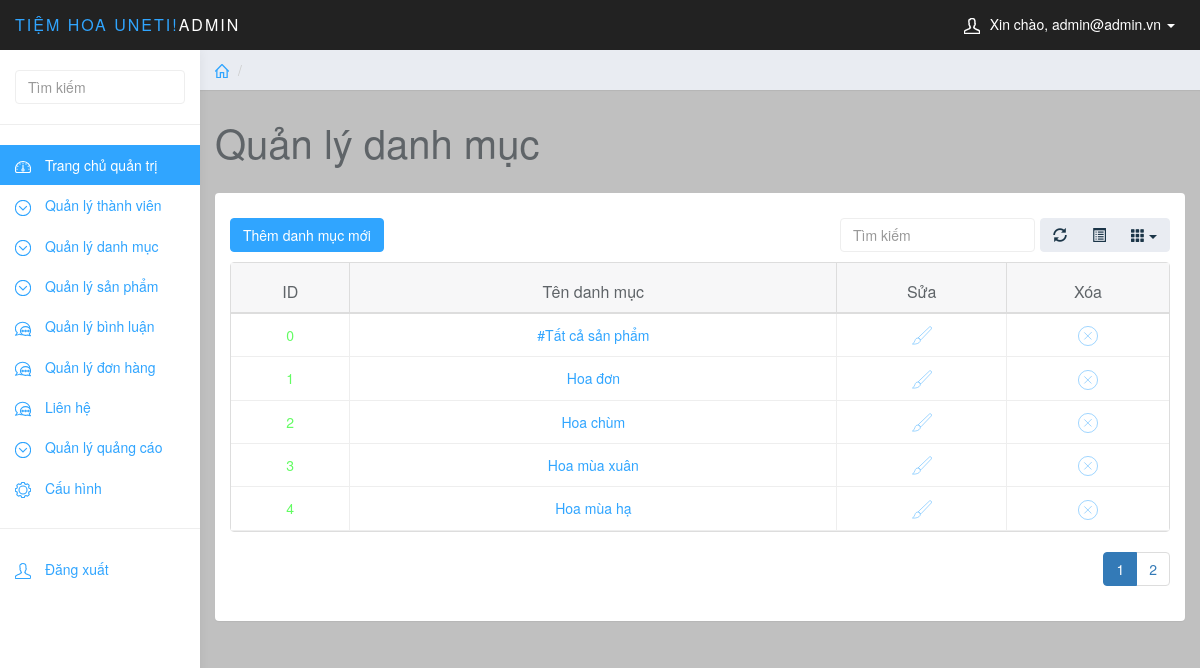
The app's page /quantri/quantri.php?page_layout=danhsachdm (signed in) with its own data.
### tables this page shows
CREATE TABLE `dmsanpham` (
  `id_dm` int(10) NOT NULL,
  `ten_dm` varchar(255) NOT NULL
);

### quantri/chucnang/danhmuc/danhsachdm.php (the view, shortened to what this page needs)
<?php
    if(isset($_GET['page'])){
        $page=$_GET['page'];
    }else{
        $page=1;
    }
    $rowPerPage=5;
    $perPage=$page*$rowPerPage-$rowPerPage;
    $sql="SELECT * FROM dmsanpham ORDER BY id_dm ASC LIMIT $perPage,$rowPerPage";
    $query = mysqli_query($conn,$sql);
    $totalRows=mysqli_num_rows(mysqli_query($conn,"SELECT * FROM dmsanpham"));
    $totalPage=ceil($totalRows/$rowPerPage);
    $listPage="";
    for($i=1;$i<=$totalPage;$i++)
    {
        if($page==$i){
            $listPage.='<li class="active"><a href="quantri.php?page_layout=danhsachdm&page='.$i.'">'.$i.'</a></li>';
        }else{
            $listPage.='<li><a href="quantri.php?page_layout=danhsachdm&page='.$i.'">'.$i.'</a></li>';
        }
    }
?>
<div class="row">
    <ol class="breadcrumb">
        <li><a href="#"><svg class="glyph stroked home"><use xlink:href="#stroked-home"></use></svg></a></li>
        <li class="active"></li>
    </ol>
</div>
<div class="row">
    <div class="col-lg-12">
        <h1 class="page-header">Quản lý danh mục</h1>
    </div>
</div>
<div class="row">
    <div class="col-lg-12">
        <div class="panel panel-default">
            <div class="panel-body" style="position: relative;">
                <a href="quantri.php?page_layout=themdm" class="btn btn-primary" style="margin: 10px 0 20px 0; position: absolute;">Thêm danh mục mới</a>
                <table data-toggle="table" data-show-refresh="true" data-show-toggle="true" data-show-columns="true" data-search="true" data-select-item-name="toolbar1" data-sort-name="name" data-sort-order="desc">
                    <thead>
                        <tr>
                            <th data-sortable="true">ID</th>
                            <th data-sortable="true">Tên danh mục</th>
                            <th data-sortable="true">Sửa</th>
                            <th data-sortable="true">Xóa</th>
                        </tr>
                    </thead>
                    <tbody>
                        <?php
                            while($row= mysqli_fetch_array($query)) {
                        ?>
                        <tr>
                            <td data-checkbox="true"><?php echo $row['id_dm']; ?></td>
                            <td data-checkbox="true"><a href="quantri.php?page_layout=suadm&id_dm=<?php echo $row['id_dm']; ?>"><?php echo $row['ten_dm']; ?></a></td>
                            <td>
                                <a href="quantri.php?page_layout=suadm&id_dm=<?php echo $row['id_dm']; ?>"><span><svg class="glyph stroked brush" style="width: 20px;height: 20px;"><use xlink:href="#stroked-brush"/></svg></span></a>
                            </td>
                            <td>
                                <a onclick="return xoadanhmuc();" href="./chucnang/danhmuc/xoadm.php?id_dm=<?php echo $row['id_dm']; ?>"><span><svg class="glyph stroked cancel" style="width: 20px;height: 20px;"><use xlink:href="#stroked-cancel"/></svg></span></a>
                            </td>
                        </tr>
                        <?php
                            }
                        ?>
                    </tbody>
                </table>
                <ul class="pagination" style="float: right;">
                    <?php
                        echo $listPage;
                    ?>
                </ul>
            </div>
        </div>
    </div>
</div>

### quantri/css/styles.css (style rules this page uses)
body { background: #c0c0c0; padding-top: 50px; color: #63fc63; }
a, a:hover, a:focus { color: #30a5ff; }
h1, h2, h3, h4, h5, h6 { color: #5f6468; }
h1 { font-weight: 300; font-size: 40px; }
.btn-primary, .btn-primary:hover, .btn-primary:focus, .btn-primary:active, .btn-primary.active, .open > .dropdown-toggle.btn-primary, .btn-primary.disabled, .btn-primary[disabled], fieldset[disabled] .btn-primary, .btn-primary.disabled:hover, .btn-primary[disabled]:hover, fieldset[disabled] .btn-primary:hover, .btn-primary.disabled:focus, .btn-primary[disabled]:focus, fieldset[disabled] .btn-primary:focus, .btn-primary.disabled:active, .btn-primary[disabled]:active, fieldset[disabled] .btn-primary:active, .btn-primary.disabled.active, .btn-primary[disabled].active, fieldset[disabled] .btn-primary.active { background-color: #30a5ff; border-color: #30a5ff; }
.panel { border: 0; }
.breadcrumb { border-radius: 0; padding: 10px 15px; background: #e9ecf2; box-shadow: 0 1px 1px rgba(0, 0, 0, .05); margin: 0 ; }
h1.page-header { margin-top: 30px; border-bottom: 0; }
.table { background: #fff; }
.breadcrumb .glyph { height: 14px; width: 14px; margin: -2px 0 0 0; stroke-width: 4px; }

### records on screen
dmsanpham: id_dm "0", ten_dm "#Tất cả sản phẩm"
dmsanpham: id_dm "1", ten_dm "Hoa đơn"
dmsanpham: id_dm "2", ten_dm "Hoa chùm"
dmsanpham: id_dm "3", ten_dm "Hoa mùa xuân"
dmsanpham: id_dm "4", ten_dm "Hoa mùa hạ"

### other values on screen
$_SESSION['email'] "admin@admin.vn"
